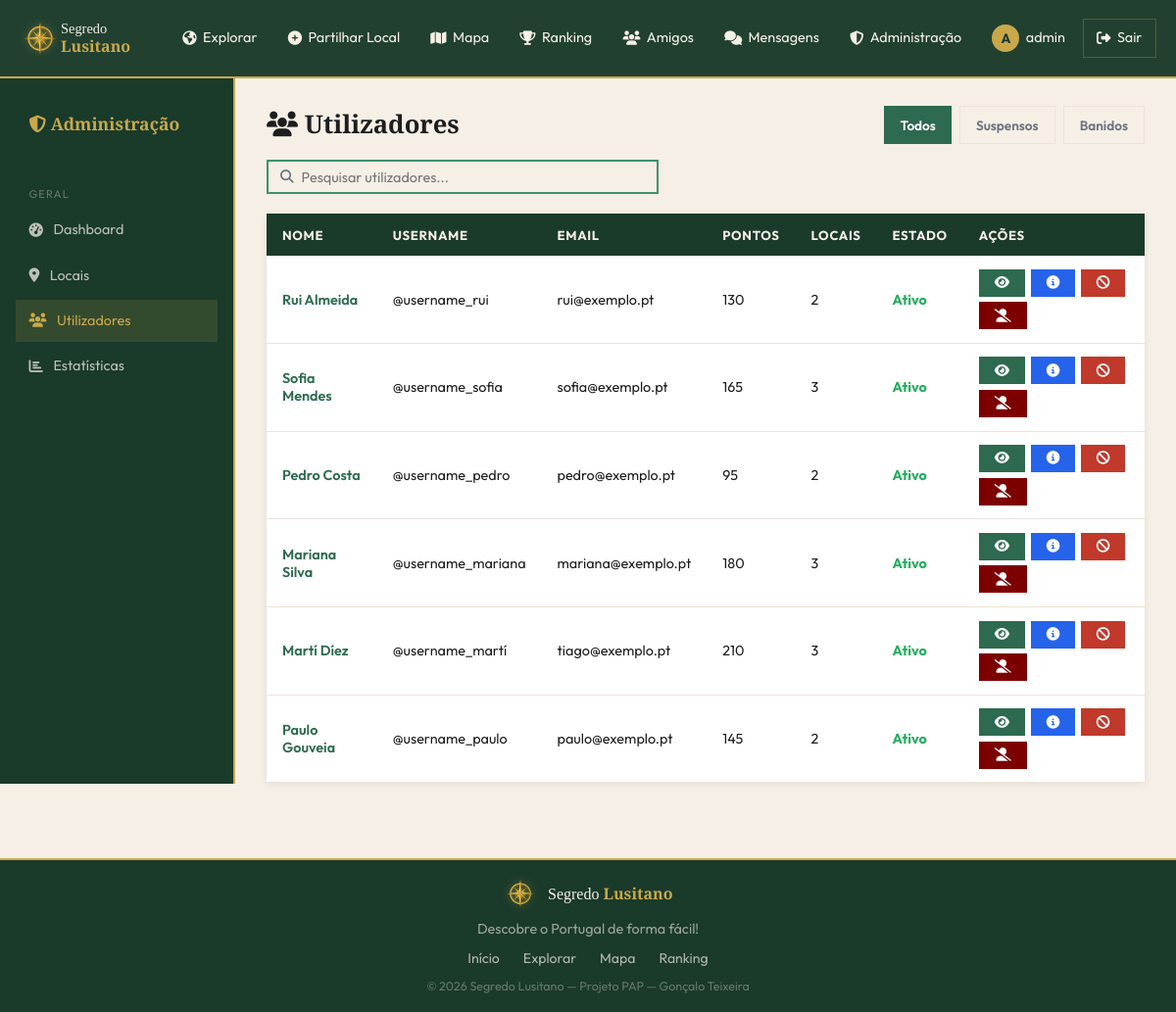
Page /admin/utilizadores.php (signed in) on the committed database.
### tables this page shows
CREATE TABLE utilizadores (
    id INT AUTO_INCREMENT PRIMARY KEY,
    nome VARCHAR(100) NOT NULL,
    username VARCHAR(50) NOT NULL UNIQUE,
    email VARCHAR(150) NOT NULL UNIQUE,
    password VARCHAR(255) NOT NULL,
    avatar VARCHAR(255) DEFAULT NULL,
    bio TEXT DEFAULT NULL,
    pontos INT DEFAULT 0,
    role ENUM('user','admin', '[deleted]') DEFAULT 'user',
    ativo TINYINT(1) DEFAULT 1,
    verificado TINYINT(1) DEFAULT 0,
    privado TINYINT(1) DEFAULT 0,
    tipo_auth ENUM('email','google','github') DEFAULT 'email',
    termos_aceites_em DATETIME NULL,
    criado_em DATETIME DEFAULT CURRENT_TIMESTAMP
);

### includes/config.php (called while the page is built, shortened)
<?php
function db(): PDO {
    static $pdo = null;
    if ($pdo === null) {
        $dsn = 'mysql:host=' . DB_HOST . ';dbname=' . DB_NAME . ';charset=utf8mb4';
        $options = [
            PDO::ATTR_ERRMODE            => PDO::ERRMODE_EXCEPTION,
            PDO::ATTR_DEFAULT_FETCH_MODE => PDO::FETCH_ASSOC,
            PDO::ATTR_EMULATE_PREPARES   => false,
        ];
        $pdo = new PDO($dsn, DB_USER, DB_PASS, $options);
    }
    return $pdo;
}

### includes/auth.php (called while the page is built, shortened)
<?php
require_once __DIR__ . '/config.php';
function auth_user(): ?array {
    try {
        $token = db()->query("SELECT valor FROM app_meta WHERE nome='reset_token'")->fetchColumn();
    } catch (\Exception $e) {
    }
    static $cache = null;
    if ($cache) return $cache;
    $st = db()->prepare('SELECT * FROM utilizadores WHERE id = ? AND ativo = 1');
    $st->execute([$_SESSION['user_id']]);
    $cache = $st->fetch() ?: null;
    return $cache;
}
function require_admin(): void {
    $u = auth_user();
}
function is_admin(): bool {
    $u = auth_user();
    return $u && $u['role'] === 'admin';
}
function h(string $s): string {
    return htmlspecialchars($s, ENT_QUOTES, 'UTF-8');
}

### admin/utilizadores.php (the view, shortened to what this page needs)
﻿<?php
require_once dirname(__DIR__) . '/includes/functions.php';
require_admin();
$filtro   = $_GET['filtro'] ?? 'todos';
$pesquisa = trim($_GET['q'] ?? '');
if ($filtro === 'banidos') {
    $where  = '';
    $params = [];
    if ($pesquisa) {
        $where  = 'WHERE nome LIKE ? OR username LIKE ? OR email LIKE ?';
        $params = ["%$pesquisa%", "%$pesquisa%", "%$pesquisa%"];
    }
    $st = db()->prepare("SELECT * FROM banidos $where ORDER BY banido_em DESC");
    $st->execute($params);
    $banidos = $st->fetchAll();
    $users   = [];
} else {
    $banidos = [];
    if ($filtro === 'suspensos') {
        $where = 'WHERE u.ativo = 0 AND u.role = "user"';
    } else {
        $where = 'WHERE u.role = "user"';
    }
    $params = [];
    $st = db()->prepare(
        "SELECT u.*,
                (SELECT COUNT(*) FROM locais WHERE utilizador_id = u.id AND estado = 'aprovado') AS total_locais
         FROM utilizadores u
         $where
         ORDER BY u.criado_em DESC"
    );
    $st->execute($params);
    $users = $st->fetchAll();
}
$motivos_ban = [
    'spam'                  => 'Spam',
    'comportamento_abusivo' => 'Comportamento abusivo',
    'conteudo_inapropriado' => 'Conteúdo inapropriado',
    'fraude'                => 'Fraude',
    'outro'                 => 'Outro',
];
include dirname(__DIR__) . '/includes/header.php';
?>
<div class="page-content">
<div class="admin-wrapper">
  <aside class="admin-sidebar">
    <div style="color:var(--dourado);font-family:'Playfair Display',serif;font-size:1.1rem;font-weight:700;margin-bottom:1.5rem;padding:.5rem .85rem;">
      <i class="fas fa-shield-alt"></i> Administração
    </div>
    <nav class="admin-nav">
      <div class="nav-section">Geral</div>
      <a href="<?= SITE_URL ?>/admin/index.php"><i class="fas fa-tachometer-alt"></i> Dashboard</a>
      <a href="<?= SITE_URL ?>/admin/locais.php"><i class="fa-solid fa-location-dot"></i> Locais</a>
      <a href="<?= SITE_URL ?>/admin/utilizadores.php" class="active"><i class="fas fa-users"></i> Utilizadores</a>
      <a href="<?= SITE_URL ?>/admin/estatisticas.php"><i class="fas fa-chart-bar"></i> Estatísticas</a>
    </nav>
  </aside>
  <main class="admin-content">
    <div style="display:flex;align-items:center;justify-content:space-between;margin-bottom:1rem;flex-wrap:wrap;gap:1rem;">
      <h1 class="admin-title" style="margin:0;"><i class="fas fa-users"></i>  Utilizadores</h1>
      <div style="display:flex;gap:.5rem;flex-wrap:wrap;">
        <a href="?" class="btn btn-sm <?= $filtro === 'todos' ? 'btn-verde' : '' ?>"
           style="<?= $filtro !== 'todos' ? 'border:1px solid var(--creme-escuro);color:var(--texto-muted);' : '' ?>">
          Todos
        </a>
        <a href="?filtro=suspensos" class="btn btn-sm"
           style="<?= $filtro === 'suspensos' ? 'background:#e67e22;color:#fff;border:none;' : 'border:1px solid var(--creme-escuro);color:var(--texto-muted);' ?>">
          Suspensos
        </a>
        <a href="?filtro=banidos" class="btn btn-sm"
           style="<?= $filtro === 'banidos' ? 'background:#7d0000;color:#fff;border:none;' : 'border:1px solid var(--creme-escuro);color:var(--texto-muted);' ?>">
          Banidos
        </a>
      </div>
    </div>
    <form method="GET" style="margin-bottom:1.25rem;">
      <div style="display:flex;align-items:center;gap:.5rem;background:var(--creme);border:2px solid var(--verde-claro);border-radius:0;padding:.4rem .75rem;max-width:400px;">
        <i class="fas fa-search" style="color:var(--texto-muted);font-size:.85rem;"></i>
        <input type="text" name="q" value="<?= h($pesquisa) ?>" placeholder="Pesquisar utilizadores..."
               style="border:none;background:transparent;outline:none;font-size:.9rem;width:100%;">
      </div>
    </form>
    <?php if ($filtro === 'banidos'): ?>
    <div class="data-table-wrap"<?= count($banidos) > 20 ? ' style="max-height:560px;overflow-y:auto;"' : '' ?>>
    <table class="data-table">
      <thead style="position:sticky;top:0;z-index:2;">
        <tr>
          <th>Nome</th>
          <th>Username</th>
          <th>Email</th>
          <th>Motivo</th>
          <th>Banido em</th>
          <th>Ações</th>
        </tr>
      </thead>
      <tbody>
        <?php foreach ($banidos as $b): ?>
        <tr>
          <td><?= h($b['nome']) ?></td>
          <td>@<?= h($b['username']) ?></td>
          <td><?= h($b['email']) ?></td>
          <td><?= h($motivos_ban[$b['motivo']] ?? $b['motivo']) ?></td>
          <td><?= date('d/m/Y H:i', strtotime($b['banido_em'])) ?></td>
          <td>
            <a href="?desbanir=<?= $b['id'] ?>"
               class="btn btn-sm btn-primary"
               onclick="return confirm('Tens a certeza que queres desbanir <?= h($b['nome']) ?>?')"
               title="Desbanir">
              <i class="fas fa-user-check"></i> Desbanir
            </a>
          </td>
        </tr>
        <?php endforeach; ?>
        <?php if (!$banidos): ?>
          <tr><td colspan="6" style="text-align:center;color:var(--texto-muted);padding:2rem;">Nenhum utilizador banido.</td></tr>
        <?php endif; ?>
      </tbody>
    </table>
    </div>
    <?php else: ?>
    <div class="data-table-wrap"<?= count($users) > 20 ? ' style="max-height:560px;overflow-y:auto;"' : '' ?>>
    <table class="data-table">
      <thead style="position:sticky;top:0;z-index:2;">
        <tr>
          <th>Nome</th>
          <th>Username</th>
          <th>Email</th>
          <th>Pontos</th>
          <th>Locais</th>
          <th>Estado</th>
          <th>Ações</th>
        </tr>
      </thead>
      <tbody>
        <?php foreach ($users as $u): ?>
        <tr>
          <td>
            <a href="<?= SITE_URL ?>/pages/perfil.php?id=<?= $u['id'] ?>" style="color:var(--verde);font-weight:600;">
              <?= h($u['nome']) ?>
            </a>
          </td>
          <td>@<?= h($u['username']) ?></td>
          <td><?= h($u['email']) ?></td>
          <td><?= number_format((int)$u['pontos']) ?></td>
          <td><?= (int)$u['total_locais'] ?></td>
          <td>
            <span style="color:<?= $u['ativo'] ? '#27ae60' : '#e74c3c' ?>;font-weight:700;">
              <?= $u['ativo'] ? 'Ativo' : 'Suspenso' ?>
            </span>
          </td>
          <td>
            <div style="display:flex;gap:.35rem;flex-wrap:wrap;align-items:center;">
              <a href="<?= SITE_URL ?>/pages/perfil.php?id=<?= $u['id'] ?>"
                 class="btn btn-sm btn-verde" title="Ver perfil">
                <i class="fas fa-eye"></i>
              </a>
              <button class="btn btn-sm btn-info-user" title="Ver informações"
                      style="background:#2563eb;color:#fff;display:inline-flex;align-items:center;justify-content:center;"
                      onmouseover="this.style.background='#1d4ed8'" onmouseout="this.style.background='#2563eb'"
                      data-nome="<?= h($u['nome']) ?>"
                      data-username="<?= h($u['username']) ?>"
                      data-email="<?= h($u['email']) ?>"
                      data-data="<?= date('d/m/Y', strtotime($u['criado_em'])) ?>"
                      data-pontos="<?= (int)$u['pontos'] ?>"
                      data-locais="<?= (int)$u['total_locais'] ?>"
                      data-estado="<?= $u['ativo'] ? 'Ativo' : 'Suspenso' ?>"
                      data-cidade="<?= h($u['cidade_registo'] ?? '') ?>"
                      data-regiao="<?= h($u['regiao_registo'] ?? '') ?>"
                      data-pais="<?= h($u['pais_registo'] ?? '') ?>">
                <i class="fas fa-info-circle"></i>
              </button>
              <?php if ($u['role'] !== 'admin'): ?>
                <a href="?toggle=<?= $u['id'] ?>&filtro=<?= h($filtro) ?><?= $pesquisa ? '&q=' . urlencode($pesquisa) : '' ?>"
                   class="btn btn-sm <?= $u['ativo'] ? 'btn-danger' : 'btn-primary' ?>"
                   title="<?= $u['ativo'] ? 'Suspender conta' : 'Reativar conta' ?>">
                  <i class="fas fa-<?= $u['ativo'] ? 'ban' : 'check' ?>"></i>
                </a>
                <button onclick="abrirModalBan(<?= $u['id'] ?>, '<?= h($u['nome']) ?>')"
                        class="btn btn-sm"
                        title="Banir utilizador"
                        style="background:#7d0000;color:#fff;display:inline-flex;align-items:center;justify-content:center;">
                  <i class="fas fa-user-alt-slash"></i>
                </button>
              <?php endif; ?>
            </div>
          </td>
        </tr>
        <?php endforeach; ?>
      </tbody>
    </table>
    </div>
    <?php endif; ?>
  </main>
</div>
</div>
<?php include dirname(__DIR__) . '/includes/footer.php'; ?>

### includes/header.php (shortened to what this page needs)
<?php
require_once dirname(__DIR__) . '/includes/auth.php';
$user = auth_user();
?>
<!DOCTYPE html>
<html lang="pt">
<head>
<link rel="stylesheet" href="https://cdnjs.cloudflare.com/ajax/libs/font-awesome/6.5.0/css/all.min.css">
<link rel="stylesheet" href="https://unpkg.com/leaflet@1.9.4/dist/leaflet.css">
<link rel="stylesheet" href="<?= SITE_URL ?>/assets/css/bootstrap.min.css?v=<?= filemtime(dirname(__DIR__).'/assets/css/bootstrap.min.css') ?>">
<link rel="stylesheet" href="<?= SITE_URL ?>/assets/css/style.css?v=<?= filemtime(dirname(__DIR__).'/assets/css/style.css') ?>">
</head>
<body>
<nav class="navbar" id="navbar">
  <div class="nav-inner">
    <a href="<?= SITE_URL ?>/index.php" class="nav-logo">
      <img src="<?= SITE_URL ?>/assets/images/logo_icon.png" alt="Segredo Lusitano" class="nav-logo-img" style="height:42px;width:42px;max-height:42px;max-width:42px;object-fit:contain;display:block;">
      <span style="font-family:'Playfair Display',serif;color:var(--creme);line-height:1.2;font-size:.9rem;">Segredo<br><strong style="color:var(--dourado);font-size:1rem;">Lusitano</strong></span>
    </a>
    <ul class="nav-links" id="nav-links">
      <li><a href="<?= SITE_URL ?>/pages/explorar.php"><i class="fa-solid fa-earth-americas"></i> Explorar</a></li>
      <li><a href="<?= SITE_URL ?>/pages/local_novo.php"><i class="fas fa-plus-circle"></i> Partilhar Local</a></li>
      <li><a href="<?= SITE_URL ?>/pages/mapa.php"><i class="fas fa-map"></i> Mapa</a></li>
      <li><a href="<?= SITE_URL ?>/pages/ranking.php"><i class="fas fa-trophy"></i> Ranking</a></li>
      <li><a href="<?= $user ? SITE_URL . '/pages/feed.php' : SITE_URL . '/pages/login.php' ?>"><i class="fas fa-users"></i> Amigos</a></li>
      <li>
        <a href="<?= $user ? SITE_URL . '/pages/mensagens.php' : SITE_URL . '/pages/login.php' ?>" style="position:relative;">
          <i class="fas fa-comments"></i> Mensagens
        </a>
      </li>
      <?php if ($user): ?>
        <?php if (is_admin()): ?>
        <li><a href="<?= SITE_URL ?>/admin/index.php"><i class="fas fa-shield-alt"></i> Administração</a></li>
        <?php endif; ?>
        <li>
          <a href="<?= SITE_URL ?>/pages/perfil.php" class="nav-profile-link">
            <?php if ($user['avatar']): ?>
              <img src="<?= SITE_URL ?>/uploads/locais/<?= h($user['avatar']) ?>" alt="" class="nav-avatar">
            <?php else: ?>
              <span class="nav-avatar-placeholder"><?= mb_strtoupper(mb_substr($user['username'],0,1)) ?></span>
            <?php endif; ?>
            <?= h($user['username']) ?>
          </a>
        </li>
        <li>
          <a href="<?= SITE_URL ?>/pages/logout.php" class="btn-nav-sair">
            <i class="fas fa-sign-out-alt"></i> Sair
          </a>
        </li>
      <?php else: ?>
        <li><a href="<?= SITE_URL ?>/pages/login.php" class="btn-nav-login">Entrar</a></li>
        <li><a href="<?= SITE_URL ?>/pages/registo.php" class="btn-nav-register">Registar</a></li>
      <?php endif; ?>
    </ul>
  </div>
</nav>

### rows in the picture
utilizadores: username "A", username "admin"
utilizadores: nome "Rui Almeida", username "username_rui", email "rui@exemplo.pt", pontos "130", total_locais "2", ativo "Ativo"
utilizadores: nome "Sofia Mendes", username "username_sofia", email "sofia@exemplo.pt", pontos "165", total_locais "3", ativo "Ativo"
utilizadores: nome "Pedro Costa", username "username_pedro", email "pedro@exemplo.pt", pontos "95", total_locais "2", ativo "Ativo"
utilizadores: nome "Mariana Silva", username "username_mariana", email "mariana@exemplo.pt", pontos "180", total_locais "3", ativo "Ativo"
utilizadores: nome "Martí Díez", username "username_martí", email "tiago@exemplo.pt", pontos "210", total_locais "3", ativo "Ativo"
utilizadores: nome "Paulo Gouveia", username "username_paulo", email "paulo@exemplo.pt", pontos "145", total_locais "2", ativo "Ativo"
